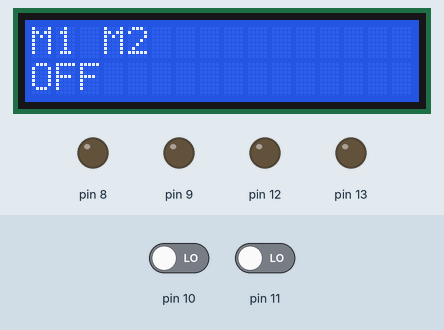
This sketch was run on a simulated Arduino Uno, built with avr-gcc and run on an emulated ATmega328P. Shown: 16×2 character LCD, output pins drawn as LEDs (lit = HIGH). Dashed ring = blinking. The test bench sets the inputs (shaded band); at power-on: pin 10 LOW, pin 11 LOW.

Above: at 1.2 s.
1.3 s: pin 10 driven HIGH
At 2.8 s:
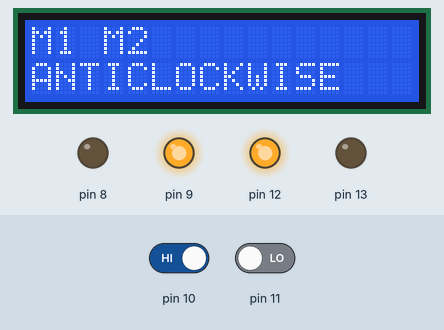
5.4 s: pin 11 driven HIGH
At 6.8 s:
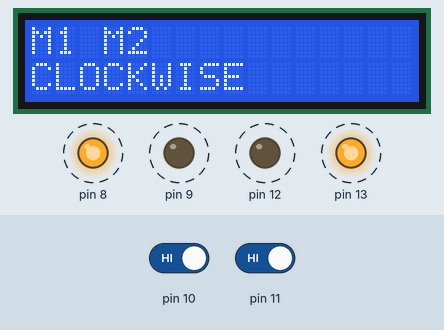
9.5 s: pin 10 driven LOW
At 11.7 s:
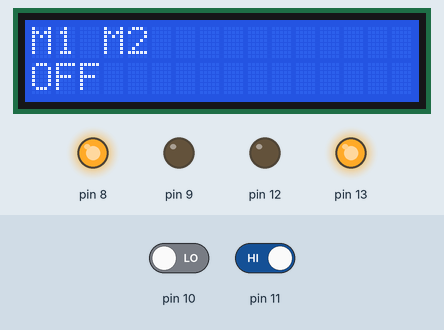
13.6 s: pin 11 driven LOW
Timing chart, 0 to 16.6 s (numbered marks = the images above; inputs shaded):
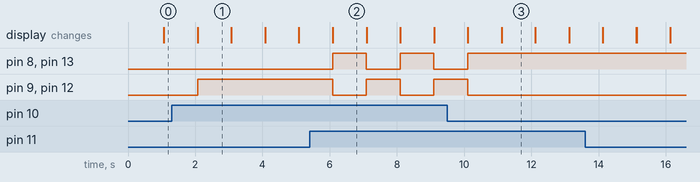

The sketch:

LCD_WITH_TWO_DC_MOTORS.ino
```cpp
#include<LiquidCrystal.h>
LiquidCrystal lcd(7,6,5,4,3,2);
void setup() {
  lcd.begin(16,2);
  pinMode(13,OUTPUT);
  pinMode(12,OUTPUT);
  pinMode(9,OUTPUT);
  pinMode(8,OUTPUT);
  pinMode(10,INPUT);
  pinMode(11,INPUT);
}

void loop() {
   int a=digitalRead(11);
   int b=digitalRead(10);
   if (a==1)
   {
    digitalWrite(13,1);digitalWrite(12,0);
    digitalWrite(9,0);digitalWrite(8,1);
    lcd.setCursor(0,0);lcd.print("M1 M2");
    lcd.setCursor(0,1);lcd.print("CLOCKWISE");
    delay(1000);
    lcd.clear();
   }
   if (b==1)
   {
    digitalWrite(13,0);digitalWrite(12,1);
    digitalWrite(9,1);digitalWrite(8,0);
    lcd.setCursor(0,0);lcd.print("M1 M2");
    lcd.setCursor(0,1);lcd.print("ANTICLOCKWISE");
    delay(1000);
    lcd.clear();
   }
   else
   {
    lcd.setCursor(0,0);lcd.print("M1 M2");
    lcd.setCursor(0,1);lcd.print("OFF");
    delay(1000);
    lcd.clear();
   }
}
```

Measured:
- after the input at 1.3 s, pin 9, pin 12: LOW → HIGH after 0.77 s; the display: first differs from a run without the input after 0.77 s (image 1)
- after the input at 5.4 s, pin 8, pin 9, pin 12, pin 13: alternates HIGH for 1.0 s and LOW for 1.0 s, starting after 0.69 s; the display: first differs from a run without the input after 0.69 s (image 2)
- after the input at 9.5 s, pin 8, pin 13: goes on until 10.1 s, then stays HIGH; pin 9, pin 12: goes on until 10.1 s, then stays LOW; the display: first differs from a run without the input after 1.6 s (image 3)
- what the display in image 1 shows lasts 1.0 s, from 2.1 s to 3.1 s
